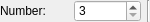
<ui version="4.0" >
 <class>QG_LinePolygonOptions</class>
 <widget class="QWidget" name="QG_LinePolygonOptions" >
  <property name="geometry" >
   <rect>
    <x>0</x>
    <y>0</y>
    <width>150</width>
    <height>22</height>
   </rect>
  </property>
  <property name="sizePolicy" >
   <sizepolicy vsizetype="Preferred" hsizetype="Maximum" >
    <horstretch>0</horstretch>
    <verstretch>0</verstretch>
   </sizepolicy>
  </property>
  <property name="minimumSize" >
   <size>
    <width>150</width>
    <height>22</height>
   </size>
  </property>
  <property name="maximumSize" >
   <size>
    <width>200</width>
    <height>22</height>
   </size>
  </property>
  <layout class="QHBoxLayout" >
   <property name="spacing" >
    <number>6</number>
   </property>
   <property name="leftMargin" >
    <number>0</number>
   </property>
   <property name="topMargin" >
    <number>0</number>
   </property>
   <property name="rightMargin" >
    <number>0</number>
   </property>
   <property name="bottomMargin" >
    <number>0</number>
   </property>
   <item>
    <widget class="QLabel" name="lNumber" >
     <property name="text" >
      <string>Number:</string>
     </property>
    </widget>
   </item>
   <item>
    <widget class="QSpinBox" name="sbNumber" >
     <property name="toolTip" >
      <string>Number of edges</string>
     </property>
     <property name="minimum" >
      <number>3</number>
     </property>
     <property name="maximum" >
      <number>1000</number>
     </property>
    </widget>
   </item>
   <item>
    <widget class="Line" name="sep1" >
     <property name="sizePolicy" >
      <sizepolicy vsizetype="Minimum" hsizetype="Fixed" >
       <horstretch>0</horstretch>
       <verstretch>0</verstretch>
      </sizepolicy>
     </property>
     <property name="frameShape" >
      <enum>QFrame::VLine</enum>
     </property>
     <property name="frameShadow" >
      <enum>QFrame::Sunken</enum>
     </property>
     <property name="orientation" >
      <enum>Qt::Vertical</enum>
     </property>
    </widget>
   </item>
  </layout>
 </widget>
 <resources/>
 <connections/>
</ui>
